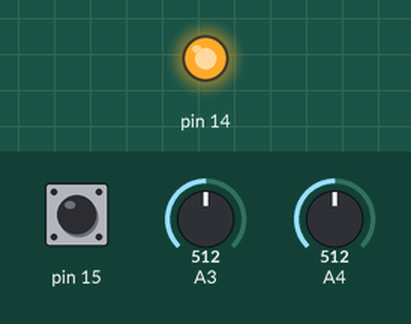
A sketch run on a simulated Arduino Uno, built for the host (arithmetic inside an expression is 32-bit, double 64-bit). On the bench: output pins drawn as LEDs (lit = HIGH). The inputs (shaded band) are chosen by the test bench; at power-on: pin 15 HIGH, A3 = 512, A4 = 512.

Above: at 1.2 s.
1.3 s: pin 15 pulled LOW for 0.15 s
Timing chart, 0 to 4.3 s (numbered marks = the images above; inputs shaded):
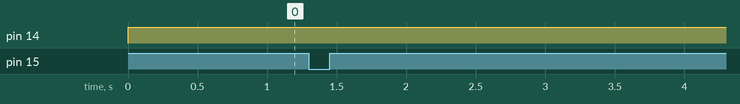

The sketch:

sketch_nov25a.ino
```cpp
#define buzzerPin PIN_PC0
#define buttonPin PIN_PC1
#define vibrationPin PIN_PC4
#define gasPin PIN_PC3

boolean buzzerState = false;

int buttonState = HIGH;
int buttonNextState = HIGH;
int vibrationState = 0;
int gasState = 0;


void setup() {
    pinMode(buzzerPin, OUTPUT);
    pinMode(buttonPin, INPUT_PULLUP);
    pinMode(vibrationPin, INPUT);
    pinMode(gasPin, INPUT);
}

void loop() {
    button();
    buzzer();
    vibration();
    gas();
}

void buzzer() {
    if(buzzerState == false) {
        digitalWrite(buzzerPin, LOW);
    } else {
        digitalWrite(buzzerPin, HIGH);
    }
}

void button() {
    buttonNextState = digitalRead(buttonPin);
    //buttonState == LOW = กดswitch

    if(buttonState != buttonNextState) {
        if(buttonState == HIGH) {
          buzzerState = !buzzerState;
        }
        buttonState = buttonNextState;
    }
}

void vibration() {
    vibrationState = analogRead(vibrationPin);

    if(vibrationState > 280) {
        buzzerState = true;
    }
}

void gas() {
    gasState = analogRead(gasPin);

    if(gasState > 1000) {
        buzzerState = true;
    }
}
```
